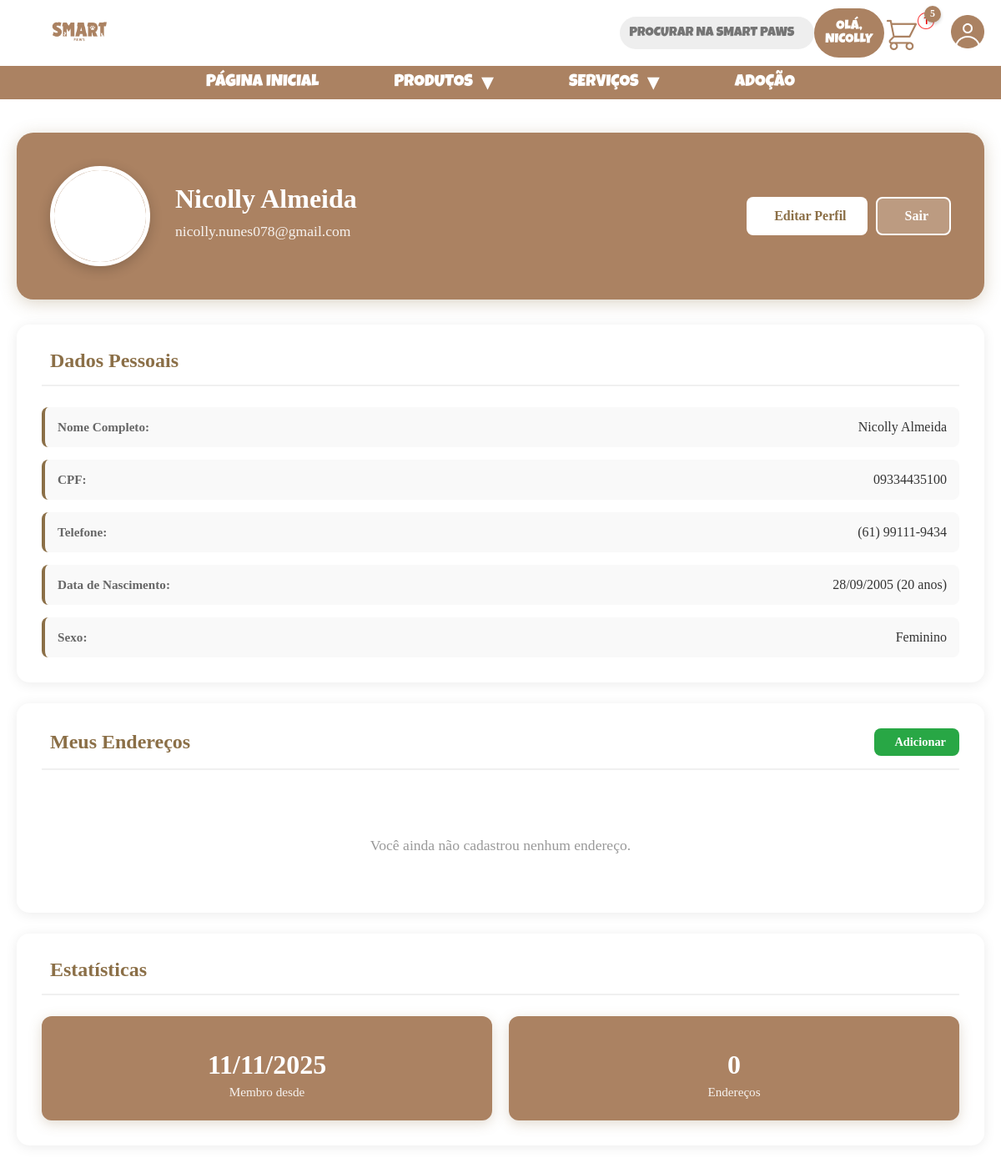
The app's page /usuarios/perfil/ (signed in) with its own data.
### usuarios/models.py (models this page shows, shortened)
class Usuario(AbstractUser):
    email = models.EmailField(
        unique=True,
        verbose_name="Email"
    )
    cpf = models.CharField(
        max_length=14,
        unique=True,
        blank=True,
        null=True,
        validators=[validar_cpf],
        verbose_name="CPF"
    )
    telefone_regex = RegexValidator(
        regex=r'^\(\d{2}\)\s\d{4,5}-\d{4}$',
        message="Telefone: (61) 91234-5678"
    )
    telefone = models.CharField(
        max_length=15,
        validators=[telefone_regex],
        blank=True,
        verbose_name="Telefone"
    )
    data_nascimento = models.DateField(
        null=True,
        blank=True,
        verbose_name="Data de Nascimento"
    )
    SEXO_CHOICES = [
        ('M', 'Masculino'),
        ('F', 'Feminino'),
        ('O', 'Outro'),
        ('N', 'Prefiro não informar')
    ]
    sexo = models.CharField(
        max_length=1,
        choices=SEXO_CHOICES,
        blank=True,
        verbose_name="Sexo"
    )
    foto_perfil = models.ImageField(
        upload_to='usuarios/fotos/%Y/%m/',
        blank=True,
        null=True,
        verbose_name="Foto do Perfil"
    )
    is_verified = models.BooleanField(
        default=False,
        verbose_name="Email Verificado"
    )
    aceita_marketing = models.BooleanField(
        default=False,
        verbose_name="Aceita receber emails promocionais"
    )
    verification_token = models.CharField(
        max_length=100,
        blank=True,
        null=True
    )
    reset_password_token = models.CharField(
        max_length=100,
        blank=True,
        null=True
    )
    created_at = models.DateTimeField(auto_now_add=True)
    updated_at = models.DateTimeField(auto_now=True)
    groups = models.ManyToManyField(
        'auth.Group',
        verbose_name='groups',
        blank=True,
        related_name='usuario_set',  # ← ADICIONE
        related_query_name='usuario',
    )
    user_permissions = models.ManyToManyField(
        'auth.Permission',
        verbose_name='user permissions',
        blank=True,
        related_name='usuario_set',  # ← ADICIONE
        related_query_name='usuario',
    )
    USERNAME_FIELD = 'email'
    REQUIRED_FIELDS = ['username']
    class Meta:
        verbose_name = "Usuário"
        verbose_name_plural = "Usuários"
        ordering = ['-created_at']
    @property
    def nome_completo(self):
        if self.first_name and self.last_name:
            return f"{self.first_name} {self.last_name}".strip()
        return self.first_name or self.username
    @property
    def idade(self):
        if self.data_nascimento:
            from datetime import date
            today = date.today()
            return today.year - self.data_nascimento.year - (
                (today.month, today.day) < (self.data_nascimento.month, self.data_nascimento.day)
            )
        return None

### usuarios/views.py (the view)
# urls.py: path('perfil/', views.perfil_view, name='perfil'),
@login_required
def perfil_view(request):
    enderecos = request.user.enderecos.all()
    context = {
        'user': request.user,
        'enderecos': enderecos,
    }
    return render(request, 'usuarios/perfil.html', context)

### carrinho/context_processors.py (called while the page is built)
def carrinho_context(request):
    if request.user.is_authenticated:
        from .models import Carrinho
        carrinho, _ = Carrinho.objects.get_or_create(usuario=request.user)
        return {
            'carrinho_total_itens': carrinho.total_itens,
        }
    return {
        'carrinho_total_itens': 0,
    }

### carrinho/models.py (called while the page is built)
    @property
    def total_itens(self):
        return sum(item.quantidade for item in self.itens.all())

### templates/usuarios/perfil.html (shortened to what this page needs)
{% extends 'base.html' %}
{% load static %}
{% block extra_css %}
<link rel="stylesheet" href="{% static 'CSS/perfil.css' %}">
{% endblock %}
{% block content %}
<div class="perfil-container">
    <div class="perfil-header">
        <div class="perfil-avatar">
            {% if user.foto_perfil %}
                <img src="{{ user.foto_perfil.url }}" alt="{{ user.nome_completo }}">
            {% else %}
                <div class="avatar-placeholder">
                </div>
            {% endif %}
        </div>
        <div class="perfil-info">
            <h1>{{ user.nome_completo }}</h1>
            <p class="perfil-email">{{ user.email }}</p>
        </div>
        <div class="perfil-acoes">
            <a href="{% url 'usuarios:editar_perfil' %}" class="btn btn-primary">
                 Editar Perfil
            </a>
            <a href="{% url 'usuarios:logout' %}" class="btn btn-secondary">
                 Sair
            </a>
        </div>
    </div>
    <div class="perfil-conteudo">
        <div class="perfil-card">
            <h2> Dados Pessoais</h2>
            <div class="dados-lista">
                <div class="dado-item">
                    <span class="dado-label">Nome Completo:</span>
                    <span class="dado-valor">{{ user.nome_completo }}</span>
                </div>
                <div class="dado-item">
                    <span class="dado-label">CPF:</span>
                    <span class="dado-valor">{{ user.cpf|default:"Não informado" }}</span>
                </div>
                <div class="dado-item">
                    <span class="dado-label">Telefone:</span>
                    <span class="dado-valor">{{ user.telefone|default:"Não informado" }}</span>
                </div>
                <div class="dado-item">
                    <span class="dado-label">Data de Nascimento:</span>
                    <span class="dado-valor">
                        {% if user.data_nascimento %}
                            {{ user.data_nascimento|date:"d/m/Y" }} ({{ user.idade }} anos)
                        {% else %}
                            Não informado
                        {% endif %}
                    </span>
                </div>
                <div class="dado-item">
                    <span class="dado-label">Sexo:</span>
                    <span class="dado-valor">{{ user.get_sexo_display|default:"Não informado" }}</span>
                </div>
            </div>
        </div>
        <div class="perfil-card">
            <div class="card-header-flex">
                <h2> Meus Endereços</h2>
                <a href="{% url 'usuarios:adicionar_endereco' %}" class="btn btn-sm btn-success">
                     Adicionar
                </a>
            </div>
            {% if enderecos %}
                <div class="enderecos-lista">
                    {% for endereco in enderecos %}
                    <div class="endereco-item {% if endereco.is_principal %}endereco-principal{% endif %}">
                        <div class="endereco-header">
                            <h3>{{ endereco.nome }}</h3>
                            {% if endereco.is_principal %}
                                <span class="badge-principal">Principal</span>
                            {% endif %}
                        </div>
                        <p class="endereco-completo">{{ endereco.endereco_completo }}</p>
                        <div class="endereco-acoes">
                            <a href="{% url 'usuarios:editar_endereco' endereco.pk %}" class="btn-link">
                                <i class="fas fa-edit"></i> Editar
                            </a>
                            <a href="{% url 'usuarios:deletar_endereco' endereco.pk %}" class="btn-link btn-danger">
                                <i class="fas fa-trash"></i> Remover
                            </a>
                        </div>
                    </div>
                    {% endfor %}
                </div>
            {% else %}
                <p class="texto-vazio">
                    Você ainda não cadastrou nenhum endereço.
                </p>
            {% endif %}
        </div>
        <div class="perfil-card">
            <h2> Estatísticas</h2>
            <div class="stats-grid">
                <div class="stat-item">
                    <span class="stat-valor">{{ user.created_at|date:"d/m/Y" }}</span>
                    <span class="stat-label">Membro desde</span>
                </div>
                <div class="stat-item">
                    <span class="stat-valor">{{ enderecos.count }}</span>
                    <span class="stat-label">Endereços</span>
                </div>
            </div>
        </div>
    </div>
</div>
{% endblock %}

### templates/base.html (shortened to what this page needs)
{% load static %}
<!DOCTYPE html>
<html lang="pt-br">
<head>
    <link rel="stylesheet" href="{% static 'CSS/index.css' %}">
    {% block extra_css %}{% endblock %}
</head>
<body>
     <header>
        <div class="container_topo">
            <a href="{% url 'core:home' %}">
                <img class="logo_cima" src="{% static 'IMG/SP_logo_cima.png' %}" alt="Smart Paws">
            </a>
            <input type="text" id="barra_pesquisa" name="barra_pesquisa" placeholder="PROCURAR NA SMART PAWS">
            {% if user.is_authenticated %}
                <a class="entre_cadastre" href="{% url 'usuarios:logout' %}">OLÁ, {{ user.first_name|upper }}</a>
            {% else %}
                <a class="entre_cadastre" href="{% url 'usuarios:login' %}">ENTRE OU CADASTRE-SE</a>
            {% endif %}
             <div class="carrinho_perfil">
                <a href="{% url 'carrinho:visualizar' %}">
                    <img class="carrinho" src="{% static 'IMG/carrinho.png' %}" alt="Carrinho de compras">
                    {% if carrinho_total_itens > 0 %}
                    <span class="carrinho-count">{{ carrinho_total_itens }}</span>
                    {% endif %}
                </a>
                {% if user.is_authenticated %}
                    <a href="{% url 'usuarios:perfil' %}">
                        <img class="perfil" src="{% static 'IMG/perfil.png' %}" alt="Meu perfil">
                    </a>
                {% else %}
                    <a href="{% url 'usuarios:login' %}">
                        <img class="perfil" src="{% static 'IMG/perfil.png' %}" alt="Acessar perfil">
                    </a>
                {% endif %}
            </div>
        </div>
        <div class="container_paginas">
            <ul class="paginas">
                <li><a href="{% url 'core:home' %}">PÁGINA INICIAL</a></li>
                <li class="has-dropdown">
                    <a href="{% url 'produtos:lista' %}">PRODUTOS</a>
                </li>
                <li class="has-dropdown">
                    <a href="{% url 'servicos:lista'%}">SERVIÇOS</a>
                </li>
                <li><a href="{% url 'pets:adocao' %}">ADOÇÃO</a></li>
            </ul>
        </div>
    </header>
        {% block content %}{% endblock %}
</body>
</html>

### static/CSS/index.css (style rules this page uses)
body { margin: 0; overflow-x: hidden; }
.container_topo { display: flex; justify-content: space-between; align-items: center; position: relative; padding: 10px 20px; box-sizing: border-box; }
.logo_cima { width: 20%; min-width: 150px; }
#barra_pesquisa { padding: 1%; width: 50%; text-align: left 10px; border: none; background-color: #EEEEEE; border-radius: 100px; font-size: 16px; font-family: "Luckiest Guy", cursive; }
.entre_cadastre { text-decoration: none; color: white; background-color: #ab8262; padding: 1%; border-radius: 100px; text-align: center; font-family: "Luckiest Guy", cursive; border: 2px solid transparent; transition: background-color 0.5s, color 0.5s, border-color 0.5s; }
.carrinho_perfil { display: flex; justify-content: center; align-items: center; gap: 20px; }
.perfil { width: 40px; }
.container_paginas { padding: 0.1vw; background-color: #ab8262; }
.container_paginas .paginas { display: flex; justify-content: center; align-items: center; gap: 90px; padding-left: 0; }
ul { list-style: none; text-align: center; }
li a { color: white; text-decoration: none; font-family: "Luckiest Guy", cursive; font-size: 20px; }
.has-dropdown { position: relative; }
.has-dropdown a { display: flex; justify-content: center; align-items: center; }
.has-dropdown > a::after { content: '▾'; display: inline-block; margin-left: 10px; font-size: 30px; transition: transform 0.3s ease; }
.container_paginas li:not(.has-dropdown) a { position: relative; padding-bottom: 8px; }
.carrinho_perfil { position: relative; }
.carrinho_perfil a { position: relative; display: inline-block; }
.carrinho-count { position: absolute; top: -8px; right: -8px; background: #ab8262;; color: white; font-size: 12px; font-weight: bold; padding: 2px 6px; border-radius: 50%; min-width: 20px; height: 20px; display: flex; align-items: center; justify-content: center; box-shadow: 0 2px 4px rgba(0,0,0,0.2); }

### templates/base.html (style rules this page uses)
.container_topo { display: flex; justify-content: space-between; align-items: center; position: relative; padding: 10px 20px; box-sizing: border-box; }
.logo_cima { width: 20%; min-width: 150px; }
#barra_pesquisa { padding: 1%; width: 50%; text-align: left 10px; border: none; background-color: #EEEEEE; border-radius: 100px; font-size: 16px; font-family: "Luckiest Guy", cursive; }
.entre_cadastre { text-decoration: none; color: white; background-color: #ab8262; padding: 1%; border-radius: 100px; text-align: center; font-family: "Luckiest Guy", cursive; border: 2px solid transparent; transition: background-color 0.5s, color 0.5s, border-color 0.5s; }
.carrinho_perfil { display: flex; justify-content: center; align-items: center; gap: 20px; }
.perfil { width: 40px; }
.carrinho_perfil { position: relative; }
.carrinho_perfil a { position: relative; display: inline-block; }
.carrinho-count { position: absolute; top: -8px; right: -8px; background:#ab8262; color: white; font-size: 12px; font-weight: bold; padding: 2px 6px; border-radius: 50%; min-width: 20px; height: 20px; display: flex; align-items: center; justify-content: center; box-shadow: 0 2px 4px rgba(0,0,0,0.2); }

### records on screen
Usuario: first_name "NICOLLY", nome_completo "Nicolly Almeida", email "nicolly.nunes078@gmail.com", cpf "09334435100", telefone "(61) 99111-9434", data_nascimento "28/09/2005", idade "20", sexo "Feminino", created_at "11/11/2025"

### other values on screen
{{ carrinho_total_itens }} "5"
{{ enderecos.count }} "0"
